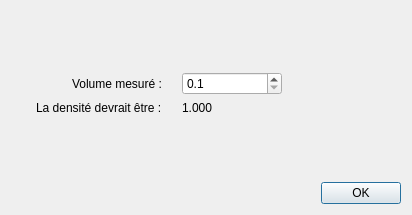
<?xml version="1.0" encoding="UTF-8"?>
<ui version="4.0">
 <class>PreEbullitionDialog</class>
 <widget class="QDialog" name="PreEbullitionDialog">
  <property name="geometry">
   <rect>
    <x>0</x>
    <y>0</y>
    <width>412</width>
    <height>215</height>
   </rect>
  </property>
  <property name="windowTitle">
   <string>Pré-Ebullition</string>
  </property>
  <layout class="QGridLayout" name="gridLayout">
   <item row="2" column="0">
    <spacer name="verticalSpacer_2">
     <property name="orientation">
      <enum>Qt::Vertical</enum>
     </property>
     <property name="sizeHint" stdset="0">
      <size>
       <width>20</width>
       <height>40</height>
      </size>
     </property>
    </spacer>
   </item>
   <item row="3" column="0">
    <widget class="QDialogButtonBox" name="buttonBox">
     <property name="orientation">
      <enum>Qt::Horizontal</enum>
     </property>
     <property name="standardButtons">
      <set>QDialogButtonBox::Ok</set>
     </property>
    </widget>
   </item>
   <item row="1" column="0">
    <layout class="QFormLayout" name="formLayout">
     <property name="fieldGrowthPolicy">
      <enum>QFormLayout::AllNonFixedFieldsGrow</enum>
     </property>
     <property name="labelAlignment">
      <set>Qt::AlignRight|Qt::AlignTrailing|Qt::AlignVCenter</set>
     </property>
     <property name="horizontalSpacing">
      <number>20</number>
     </property>
     <property name="leftMargin">
      <number>25</number>
     </property>
     <property name="rightMargin">
      <number>25</number>
     </property>
     <item row="1" column="0">
      <widget class="QLabel" name="label">
       <property name="text">
        <string>Volume mesuré :</string>
       </property>
      </widget>
     </item>
     <item row="1" column="1">
      <widget class="QDoubleSpinBox" name="doubleSpinBoxVolume">
       <property name="maximumSize">
        <size>
         <width>100</width>
         <height>16777215</height>
        </size>
       </property>
       <property name="decimals">
        <number>1</number>
       </property>
       <property name="minimum">
        <double>0.100000000000000</double>
       </property>
       <property name="maximum">
        <double>1000.000000000000000</double>
       </property>
      </widget>
     </item>
     <item row="2" column="0">
      <widget class="QLabel" name="label_2">
       <property name="text">
        <string>La densité devrait être :</string>
       </property>
      </widget>
     </item>
     <item row="2" column="1">
      <widget class="QLabel" name="labelGravity">
       <property name="text">
        <string>1.000</string>
       </property>
      </widget>
     </item>
    </layout>
   </item>
   <item row="0" column="0">
    <spacer name="verticalSpacer">
     <property name="orientation">
      <enum>Qt::Vertical</enum>
     </property>
     <property name="sizeHint" stdset="0">
      <size>
       <width>20</width>
       <height>40</height>
      </size>
     </property>
    </spacer>
   </item>
  </layout>
 </widget>
 <resources/>
 <connections>
  <connection>
   <sender>buttonBox</sender>
   <signal>accepted()</signal>
   <receiver>PreEbullitionDialog</receiver>
   <slot>accept()</slot>
   <hints>
    <hint type="sourcelabel">
     <x>248</x>
     <y>254</y>
    </hint>
    <hint type="destinationlabel">
     <x>157</x>
     <y>274</y>
    </hint>
   </hints>
  </connection>
  <connection>
   <sender>buttonBox</sender>
   <signal>rejected()</signal>
   <receiver>PreEbullitionDialog</receiver>
   <slot>reject()</slot>
   <hints>
    <hint type="sourcelabel">
     <x>316</x>
     <y>260</y>
    </hint>
    <hint type="destinationlabel">
     <x>286</x>
     <y>274</y>
    </hint>
   </hints>
  </connection>
 </connections>
</ui>
